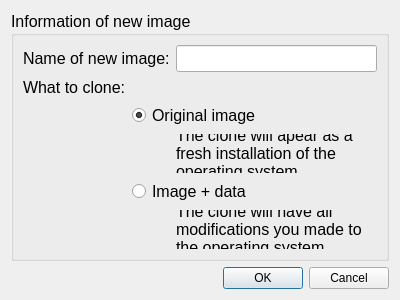
<?xml version="1.0" encoding="UTF-8"?>
<ui version="4.0">
 <class>CloneDialog</class>
 <widget class="QDialog" name="CloneDialog">
  <property name="geometry">
   <rect>
    <x>0</x>
    <y>0</y>
    <width>400</width>
    <height>300</height>
   </rect>
  </property>
  <property name="windowTitle">
   <string>Clone image</string>
  </property>
  <layout class="QVBoxLayout" name="verticalLayout">
   <item>
    <widget class="QGroupBox" name="groupBox">
     <property name="font">
      <font>
       <pointsize>12</pointsize>
      </font>
     </property>
     <property name="title">
      <string>Information of new image</string>
     </property>
     <layout class="QGridLayout" name="gridLayout">
      <item row="0" column="0" colspan="2">
       <widget class="QLabel" name="label">
        <property name="text">
         <string>Name of new image:</string>
        </property>
       </widget>
      </item>
      <item row="0" column="2">
       <widget class="QLineEdit" name="nameEdit"/>
      </item>
      <item row="1" column="0">
       <widget class="QLabel" name="label_2">
        <property name="text">
         <string>What to clone:</string>
        </property>
       </widget>
      </item>
      <item row="2" column="1" colspan="2">
       <widget class="QRadioButton" name="origRadio">
        <property name="text">
         <string>Original image</string>
        </property>
        <property name="checked">
         <bool>true</bool>
        </property>
       </widget>
      </item>
      <item row="3" column="2">
       <widget class="QLabel" name="label_3">
        <property name="text">
         <string>The clone will apear as a fresh installation of the operating system</string>
        </property>
        <property name="wordWrap">
         <bool>true</bool>
        </property>
       </widget>
      </item>
      <item row="4" column="1" colspan="2">
       <widget class="QRadioButton" name="dataRadio">
        <property name="text">
         <string>Image + data</string>
        </property>
       </widget>
      </item>
      <item row="5" column="2">
       <widget class="QLabel" name="label_4">
        <property name="text">
         <string>The clone will have all modifications you made to the operating system</string>
        </property>
        <property name="wordWrap">
         <bool>true</bool>
        </property>
       </widget>
      </item>
     </layout>
    </widget>
   </item>
   <item>
    <widget class="QDialogButtonBox" name="buttonBox">
     <property name="orientation">
      <enum>Qt::Horizontal</enum>
     </property>
     <property name="standardButtons">
      <set>QDialogButtonBox::Cancel|QDialogButtonBox::Ok</set>
     </property>
    </widget>
   </item>
  </layout>
 </widget>
 <resources/>
 <connections>
  <connection>
   <sender>buttonBox</sender>
   <signal>accepted()</signal>
   <receiver>CloneDialog</receiver>
   <slot>accept()</slot>
   <hints>
    <hint type="sourcelabel">
     <x>248</x>
     <y>254</y>
    </hint>
    <hint type="destinationlabel">
     <x>157</x>
     <y>274</y>
    </hint>
   </hints>
  </connection>
  <connection>
   <sender>buttonBox</sender>
   <signal>rejected()</signal>
   <receiver>CloneDialog</receiver>
   <slot>reject()</slot>
   <hints>
    <hint type="sourcelabel">
     <x>316</x>
     <y>260</y>
    </hint>
    <hint type="destinationlabel">
     <x>286</x>
     <y>274</y>
    </hint>
   </hints>
  </connection>
 </connections>
</ui>
